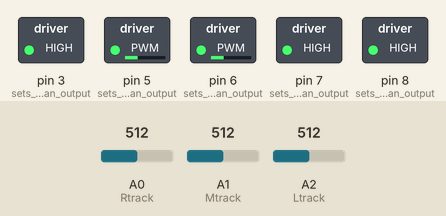
Recording of a sketch running on a simulated Arduino Uno, built with avr-gcc and run on an emulated ATmega328P. Shown: switched loads named in the sketch (green lamp = pin HIGH). The test bench sets the inputs (shaded band); at power-on: A1 (Mtrack) = 512, A2 (Ltrack) = 512, A0 (Rtrack) = 512.

Above: at 1.2 s.
1.3 s: A1 (Mtrack) set to 160
2.8 s: A1 (Mtrack) set to 141
At 3.8 s:
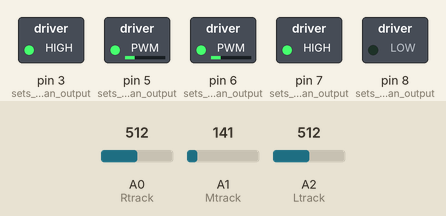
4.3 s: A2 (Ltrack) set to 161
5.8 s: A2 (Ltrack) set to 134
At 6.5 s:
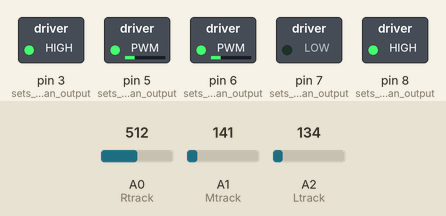
7.3 s: A0 (Rtrack) set to 983
8.8 s: A0 (Rtrack) set to 1018
At 9.2 s:
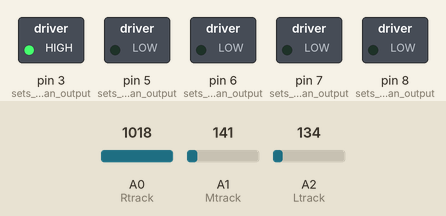
Timing chart, 0 to 11.3 s (numbered marks = the images above; inputs shaded):
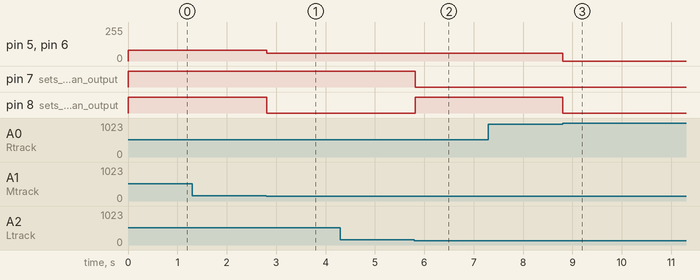

Measured:
- the behaviour switches between 150 and 149 on A1 (Mtrack) (found by bisection; images 0 and 1)
- the behaviour switches between 150 and 149 on A2 (Ltrack) (found by bisection; images 1 and 2)
- the behaviour switches between 999 and 1000 on A0 (Rtrack) (found by bisection; images 2 and 3)
- after the input at 1.3 s, every drawn part: stays the same
- after the input at 2.8 s, pin 5 (sets_pin_5_as_an_output), pin 6 (sets_pin_6_as_an_output): 80/255 → 60/255 at once; pin 8 (sets_pin_8_as_an_output): HIGH → LOW at once
- after the input at 4.3 s, every drawn part: stays the same
- after the input at 5.8 s, pin 7 (sets_pin_7_as_an_output): HIGH → LOW at once; pin 8 (sets_pin_8_as_an_output): LOW → HIGH at once
- after the input at 7.3 s, every drawn part: stays the same
- after the input at 8.8 s, pin 5 (sets_pin_5_as_an_output), pin 6 (sets_pin_6_as_an_output): 60/255 → 0/255 at once; pin 8 (sets_pin_8_as_an_output): HIGH → LOW at once

The sketch:

Linetracker.ino
```cpp
/* the goal of this program is to create a line follower with the sensor on the bottom of the car.
we want it to follow the line until it can't and then have it search for a different line or go back
onto the same one*/

#define Ltrack A2      //defines pin A2 as Ltrack
#define Mtrack A1      //defines pin A1 as Mtrack
#define Rtrack A0       //defines pin A0 as Rtrack

void forward(int x){  /* creates function to have left motors and right motors moving in the
same direction (forward) at the same speed*/

    digitalWrite(7, 1);
    analogWrite(5, x);
    digitalWrite(8, 1);
    analogWrite(6, x);
}
void backwards(int x){   /* creates function to have left motors and right motors moving in the
same direction (backwards) at the same speed*/

    digitalWrite(7, 0);
    analogWrite(5, x);
    digitalWrite(8, 0);
    analogWrite(6, x);
}
void left(int x){     /* creates function to have left motors going backwards and right motors
going forward at the same speed*/

    digitalWrite(7, 1);
    analogWrite(5, x);
    digitalWrite(8, 0);
    analogWrite(6, x);
}
void right(int x){   /* creates function to have left motors going forward and right motors
going backwards at the same speed*/

    digitalWrite(7, 0);
    analogWrite(5, x);
    digitalWrite(8, 1);
    analogWrite(6, x);
}
void leftforward(int x){   /* creates function to have left and right motors going forward but
having the left motor going half the speed*/

    digitalWrite(7, 1);
    analogWrite(5, x);
    digitalWrite(8, 1);
    analogWrite(6, x/2);
}
void rightforward(int x){  /* creates function to have left and right motors going forward but
having the right motor going half the speed*/

    digitalWrite(7, 1);
    analogWrite(5, x/2);
    digitalWrite(8, 1);
    analogWrite(6, x);
}

void leftbackward(int x){    /* creates function to have left and right motors going backwards but
having the left motor going half the speed*/

    digitalWrite(7, 0);
    analogWrite(5, x);
    digitalWrite(8, 0);
    analogWrite(6, x/2);
}
void rightbackward(int x){    /* creates function to have left and right motors going backwards but
having the right motor going half the speed*/

    digitalWrite(7, 0);
    analogWrite(5, x/2);
    digitalWrite(8, 0);
    analogWrite(6, x);
}
void stopit(){     /* creates function to stop the car by having both motors at 0 speed */

    digitalWrite(7, 0);
    analogWrite(5, 0);
    digitalWrite(8, 0);
    analogWrite(6, 0);
}

void setup() {

  // put your setup code here, to run once:

     pinMode(5, OUTPUT);     //sets pin 5 as an output
    pinMode(8, OUTPUT);     //sets pin 8 as an output
    pinMode(6, OUTPUT);     //sets pin 6 as an output
    pinMode(7, OUTPUT);     //sets pin 7 as an output
    pinMode(3, OUTPUT);     //sets pin 3 as an output
    digitalWrite(3, 1);      //turns on the motor
   pinMode(Ltrack, INPUT);    //sets Ltrack (A2) as an input
  pinMode(Mtrack, INPUT);     //sets Mtrack (A1) as an input
  pinMode(Rtrack, INPUT);     //sets Rtrack (A0) as an input
}

void loop() {
  // put your main code here, to run repeatedly:

  int Lsensor = analogRead(Ltrack);    // reads the value from Ltrack and sets it to integer Lsensor
  int Msensor = analogRead(Mtrack);    // reads the value from Mtrack and sets it to integer Msensor
  int Rsensor = analogRead(Rtrack);    // reads the value from Rtrack and sets it to integer Rsensor

if (Msensor >= 150 && Msensor <=800)  {      // creates if command for if the middle sensor is reading between 150 and 800
     forward(80);                            //calls the function "forward"
      delay(100);                            //delays it by 100 milliseconds

  } else if (Lsensor, Msensor, Rsensor >= 1000) {    //creates if command for if the robot isn't touching the ground
    stopit();                                        //calls the function "stopit"
    delay(100);                                      //delays it by 100 milliseconds

  } else if (Lsensor >= 150 && Lsensor <= 800) {     //creates if command for if the left sensor is reading between 150 and 800
    left(60);                                        //calls the function "left"
    delay(100);                                      //delays it by 100 milliseconds

  } else if (Rsensor >= 150 && Rsensor <= 800) {     //creates if command for if the right sensor is reading between 150 and 800
    right(60);                                       //calls the function "right"
    delay(100);                                      //delays it by 100 milliseconds

  }   else if (Msensor, Rsensor, Lsensor >= 0 && Msensor, Rsensor, Lsensor <= 80) {   /*creates if command for if the robot is touching the ground
  but the sensors are reading between 0 and 80 */
   right(100);                                       //calls the function "right"
  }
}
```
